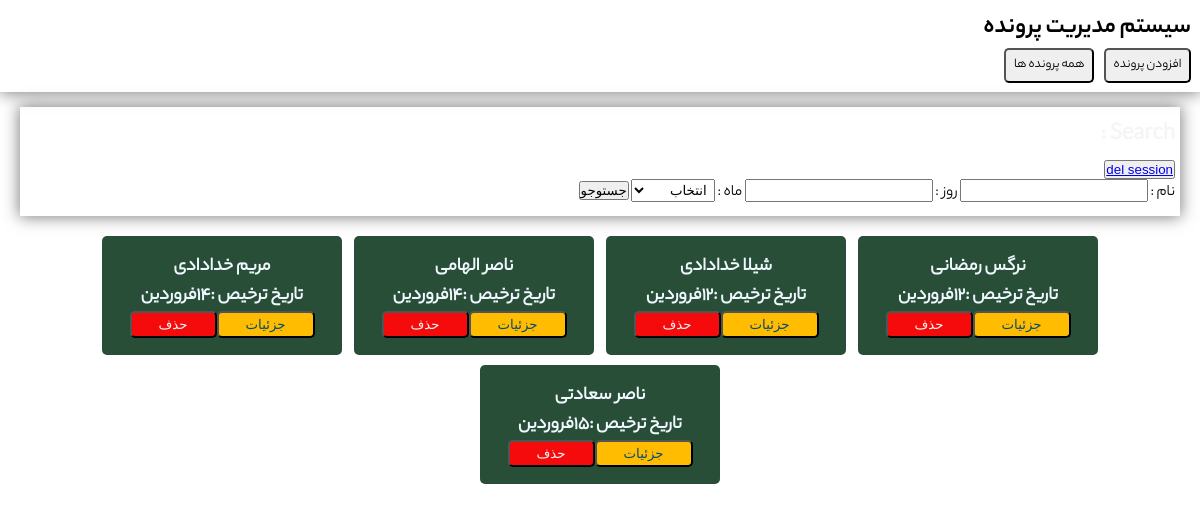
Screenshot of /pages/allFiles.php with the database file from the repository.
### tables this page shows
CREATE TABLE "files" (
	"name"	TEXT,
	"discharge_day"	INTEGER,
	"discharge_mouth"	INTEGER,
	"status"	NUMERIC DEFAULT 0,
	"id"	INTEGER NOT NULL,
	"unit"	INTEGER,
	"dr"	INTEGER,
	"diagnos"	INTEGER,
	"adddate"	NUMERIC DEFAULT 'CURRENT_TIMESTAM',
	"note"	TEXT,
	PRIMARY KEY("id")
);

### pages/allFiles.php (the view, shortened to what this page needs)
<?php
include "./../body/head.php";
include "./../DB/dataBase.php";
include "./../helpers/withchMF.php";
if(!isset($_SESSION['data'])){
  $query = "SELECT * FROM files";
  $stmt = $con->prepare($query);
  $stmt->execute();
  $data =  $stmt->fetchAll(PDO::FETCH_ASSOC);
}else{
  $data = $_SESSION['data'];
}
?>
<body dir="rtl">
<?php
require "./../body/header.php";
?>
<div class="shadow"
style="
    margin:15px 20px;
    padding: 10px 5px;">
    <h2 style="color: whitesmoke;margin-bottom: 6.25px;">Search : </h2>
    <button><a href="./../act/delsession.php">del session</a></button>
     <form action="./../act/searchData2DB.php" method="POST">
      <label for="name">نام : </label>
      <input name="name" type="text">
      <label for="discharge_day">روز : </label>
      <input name="discharge_day" type="number">
      <label for="discharge_mouth">ماه : </label>
      <select name="discharge_mouth" id="">
        <option value="">انتخاب</option>
      </select>
      <button type="submit">جستوجو</button>
     </form>
    </div>
    <div style="display: flex;justify-content: CENTER;flex-wrap: wrap;">
      <?php  foreach($data as $dt){   ?>
      <div style="    background-color:#294e38;
    margin-inline: 5px;
    margin: 5px 6px;
    min-width: 240px;
    display: flex;
    flex-direction: column;
    justify-content: center;
    align-items: center;
    padding: 17px 5PX;
    border-radius: 5px;
    color:aliceblue;
    ">
        <h3><?= $dt['name']?></h3>
        <div style="display: flex;">
          <h3>تاریخ ترخیص : </h3>
          <h3><?= $dt['discharge_day'];?></h3>
          <h3><?= witchMouth($dt['discharge_mouth']);?></h3>
        </div>
             <div style="display: flex;justify-content: space-around;">
             <button type="button" style="background: #ffbc00;
             padding: 4px 27px;
             border-radius: 5px;"><a style="text-decoration: none;color: #034c70;" href="./fileSingle.php?id=<?= $dt['id'];?>">جزئیات</a></button>
             <button style="background-color:#f50b0b ;padding: 4px 27px; border-radius: 5px;" type="button"><a style="text-decoration: none; color:whitesmoke" href="./../act/delete.php?id=<?= $dt['id']; ?>">حذف</a></button>
            </div>
      </div>
      <?php }?>
    </div>
</body>

### helpers/withchMF.php
<?php
function witchMouth($f){
    if($f == "1"){
      echo "فروردین";
    }elseif($f == "2"){
      echo "اردیبهشت";
    }
  };
?>

### style.css (style rules this page uses)
* { margin: 0; padding: 0; box-sizing: border-box; }
body { font-family: yekanReg; }
label { color: \rgb(9, 9, 9); }
input { padding: 2px 3.5px; }
select { padding: 2px 3.5px; }

### body/header.php (style rules this page uses)
.shadow { box-shadow:0px 0px 15px 1px rgba(0,0,0,0.5); }

### rows the page displays
files: name "نرگس رمضانی", discharge_day "12", discharge_mouth "فروردین"
files: name "شیلا خدادادی", discharge_day "12", discharge_mouth "فروردین"
files: name "ناصر الهامی", discharge_day "14", discharge_mouth "فروردین"
files: name "مریم خدادادی", discharge_day "14", discharge_mouth "فروردین"
files: name "ناصر سعادتی", discharge_day "15", discharge_mouth "فروردین"
